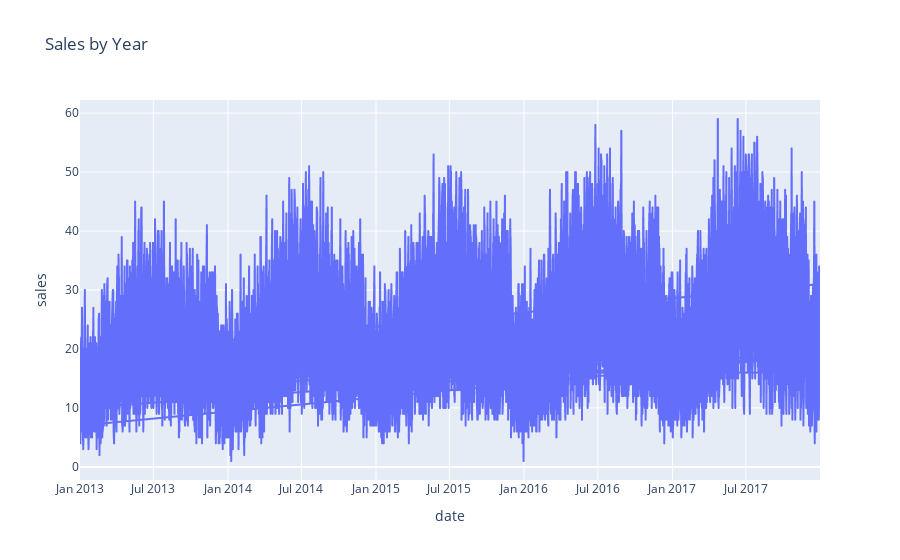

The notebook cell saved with this chart:
### Code cell
figure = px.line(df_1, 
                     x = "date",
                     y  = "sales",
                     title = "Sales by Year")
figure.show()

### Figure 1 — Plotly figure (JSON) as saved in the notebook; plotly's stock layout.template omitted (floating-point values rounded to 4 significant figures; data arrays with more than 128 entries replaced by an {"elided": "..."} marker saying what was removed)
{"data": [{"hovertemplate": "date=%{x}<br>sales=%{y}<extra></extra>", "legendgroup": "", "line": {"color": "#636efa", "dash": "solid"}, "marker": {"symbol": "circle"}, "mode": "lines", "name": "", "showlegend": false, "type": "scattergl", "x": {"elided": "18260 str values"}, "xaxis": "x", "y": {"elided": "18260 int values"}, "yaxis": "y"}], "layout": {"legend": {"tracegroupgap": 0}, "title": {"text": "Sales by Year"}, "xaxis": {"anchor": "y", "domain": [0, 1], "title": {"text": "date"}}, "yaxis": {"anchor": "x", "domain": [0, 1], "title": {"text": "sales"}}}}
